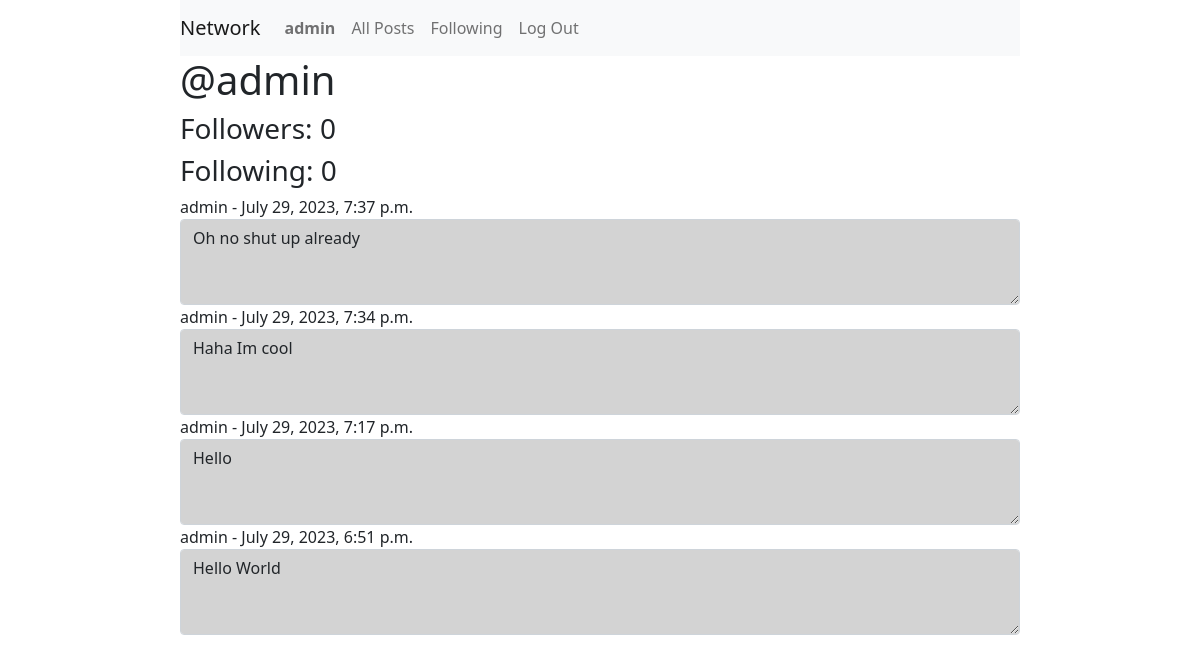
/profile/1 (signed in), run on the app's committed database.
### network/models.py (models this page shows, shortened)
class User(AbstractUser):
    pass

class Post(models.Model):
    content = models.TextField(max_length=600)
    author = models.ForeignKey(User, on_delete=models.CASCADE)
    timestamp = models.DateTimeField(auto_now_add=True)

### network/views.py (the view)
# urls.py: path("profile/<int:id>", views.get_profile, name="profile"),
def get_profile(request, id):
    user = User.objects.get(id=id)
    all_posts = Post.objects.filter(author = user).order_by("-timestamp")
    followings = Follow.objects.filter(user=user)
    followers  = Follow.objects.filter(followed = user)
    current_user = request.user
    is_following = followers.filter(user=User.objects.get(pk=current_user.id))
    is_following = bool(is_following)
    paginator = Paginator(all_posts, 10)
    page_number = request.GET.get('p')
    posts = paginator.get_page(page_number)
    return render(request, "network/profile.html",{
        "posts": posts,
        'username': user.username,
        'target_user_id': user.id,
        'followings': followings,
        'followers': followers,
        'is_following': is_following
    })

### network/templates/network/profile.html (shortened to what this page needs)
{% extends "network/layout.html" %} {% block body %}
<h1>@{{username}}</h1>
<div>
  <h3>Followers:  {{followers.count}} </h3>
  <h3>Following: {{followings.count}}</h3>
</div>
<div>
  {% for post in posts %}
  <div>
    <label for="post-content">{{post.author}} - {{post.timestamp}}</label>
    <textarea
      name="post-content"
      style="background-color: lightgray"
      class="form-control"
      id="post-content"
      rows="3"
      readonly
    >
{{post.content}}</textarea
    >
  </div>
</div>
{% endfor %}
<nav
  aria-label="Page navigation example"
  class="d-flex justify-content-center mt-2"
>
</nav>
{% endblock %}

### network/templates/network/layout.html (shortened to what this page needs)
{% load static %}
<!DOCTYPE html>
<html lang="en">
  <head>
    <link
      href="https://cdn.jsdelivr.net/npm/bootstrap@5.0.0/dist/css/bootstrap.min.css"
      rel="stylesheet"
    />
    <link href="{% static 'network/styles.css' %}" rel="stylesheet" />
  </head>
  <body style="padding-left: 15%; padding-right: 15%">
    <nav class="navbar navbar-expand-lg navbar-light bg-light">
      <a class="navbar-brand" href="{% url 'index' %}">Network</a>
      <div>
        <ul class="navbar-nav mr-auto">
          {% if user.is_authenticated %}
          <li class="nav-item">
            <a class="nav-link" href="{% url 'profile' user.id %}"
              ><strong>{{ user.username }}</strong></a
            >
          </li>
          {% endif %}
          <li class="nav-item">
            <a class="nav-link" href="{% url 'index' %}">All Posts</a>
          </li>
          {% if user.is_authenticated %}
          <li class="nav-item">
            <a class="nav-link" href="#">Following</a>
          </li>
          <li class="nav-item">
            <a class="nav-link" href="{% url 'logout' %}">Log Out</a>
          </li>
          {% endif %}
        </ul>
      </div>
    </nav>
    <div class="body">{% block body %} {% endblock %}</div>
  </body>
</html>

### data on the page
User: username "admin"
Post: author "admin", timestamp "July 29, 2023, 7:37 p.m.", post-content "Oh no shut up already"
Post: author "admin", timestamp "July 29, 2023, 7:34 p.m.", post-content "Haha Im cool"
Post: author "admin", timestamp "July 29, 2023, 7:17 p.m.", post-content "Hello"
Post: author "admin", timestamp "July 29, 2023, 6:51 p.m.", post-content "Hello World"

### other printed values
{{ followers.count }} "0"
{{ followings.count }} "0"
